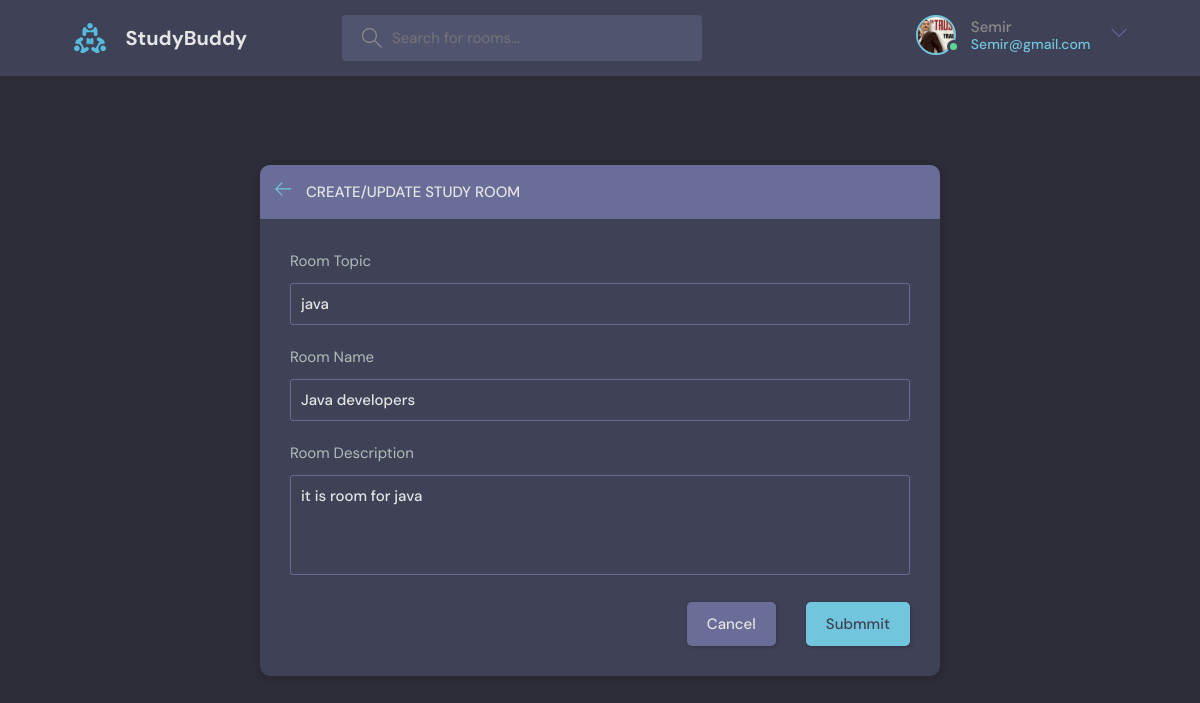
The app's page /updateroom/2/ (signed in) with its own data.
### base/models.py (models this page shows, shortened)
class User(AbstractUser):
    name=models.CharField(max_length=200, null=True)
    email=models.EmailField(unique=True, null=True)
    bio=models.TextField(null=True)
    avatar=models.ImageField(null=True, default="avatar.svg")
    USERNAME_FIELD='email'
    REQUIRED_FIELDS=['username']

class Room(models.Model):
    host=models.ForeignKey(User, on_delete=models.SET_NULL ,null=True)
    topic=models.ForeignKey(Topic, on_delete=models.SET_NULL ,null=True)
    name=models.CharField(max_length=200)
    description=models.TextField(null=True, blank=True)
    participants=models.ManyToManyField(User, related_name='participants', blank=True)
    updated=models.DateTimeField(auto_now=True)
    created=models.DateTimeField(auto_now_add=True)
    class Meta:
        ordering=['-updated','-created']

class Topic(models.Model):
    name=models.CharField(max_length=200)
    def __str__(self):
        return self.name

### base/views.py (the view, shortened to what this page needs)
# urls.py: path('updateroom/<str:pk>/', views.updateroom, name='update_room'),
def updateroom(request,pk):
    room=Room.objects.get(id=pk)
    form=RoomForm(instance=room)
    topics=Topic.objects.all()
    context={'form':form,"topics":topics,"room":room}
    return render(request, 'room_form.html',context)

### base/form.py
class RoomForm(ModelForm):
    class Meta:
        model=Room
        fields='__all__'
        exclude=['host','participants']

### base/templates/room_form.html (shortened to what this page needs)
{% extends 'main.html' %}
{% block content %}
{% load static %}
{% if user.is_authenticated %}
<main class="create-room layout">
    <div class="container">
        <div class="layout__box">
            <div class="layout__boxHeader">
                <div class="layout__boxTitle">
                    <a href="{% url 'home'%}">
                        <svg version="1.1" xmlns="http://www.w3.org/2000/svg" width="32" height="32"
                            viewBox="0 0 32 32">
                            <title>arrow-left</title>
                            <path
                                d="M13.723 2.286l-13.723 13.714 13.719 13.714 1.616-1.611-10.96-10.96h27.625v-2.286h-27.625l10.965-10.965-1.616-1.607z">
                            </path>
                        </svg>
                    </a>
                    <h3>Create/Update Study Room</h3>
                </div>
            </div>
            <div class="layout__body">
                <form class="form" method="POST" action="">
                    <div class="form__group">
                        <label for="room_topic">Room Topic</label>
                        <input type="text" value="{{ room.topic }}" id="room_topic" name="topic_drop" list="topic-list">
                    </div>
                    <div class="form__group">
                        <label for="room_name">Room Name</label>
                        {{ form.name }}
                    </div>
                    <div class="form__group">
                        <label for="room_description">Room Description</label>
                        {{ form.description }}
                    </div>
                    <div class="form__action">
                        <a class="btn btn--dark" href="{{request.META.HTTP_REFERER}}">Cancel</a>
                        <button class="btn btn--main" type="submit">Submmit</button>
                    </div>
                </form>
            </div>
        </div>
    </div>
</main>
{% else %}
<a href="{% url 'login'%}">
    <img src="{% static 'images/avatar.svg'%}" />
    <p>Create Account</p>
</a>
{% endif %}
{% endblock %}

### templates/nav.html (shortened to what this page needs)
{% load static %}
<header class="header header--loggedIn">
    <div class="container">
        <a href="/" class="header__logo">
            <img src="{% static 'images/logo.svg' %}" />
            <h1>StudyBuddy</h1>
        </a>
        <form class="header__search" method="GET" action="{% url 'home'%}">
            <label>
                <input name="q" placeholder="Search for rooms..." />
            </label>
        </form>
        <nav class="header__menu">
            {% if request.user.is_authenticated %}
            <div class="header__user">
                <a href="{% url 'profile' request.user.id %}">
                    <div class="avatar avatar--medium active">
                        <img src="{{request.user.avatar.url}}" />
                    </div>
                    <p>{{request.user.name}} <span>{{request.user.email}}</span></p>
                </a>
                <button class=" dropdown-button">
                    <svg version="1.1" xmlns="http://www.w3.org/2000/svg" width="32" height="32" viewBox="0 0 32 32">
                        <title>chevron-down</title>
                        <path d="M16 21l-13-13h-3l16 16 16-16h-3l-13 13z"></path>
                    </svg>
                </button>
            </div>
                {% else %}
                <a href="{% url 'login' %}">
                    <img src="{% static 'images/avatar.svg'%}" />
                    <p>Login</p>
                </a>
                {% endif %}
        </nav>
    </div>
</header>

### records on screen
User: user.avatar (picture), user.name "Semir", user.email "Semir@gmail.com"
Room: topic_drop "java", name "Java developers", description "it is room for java"
